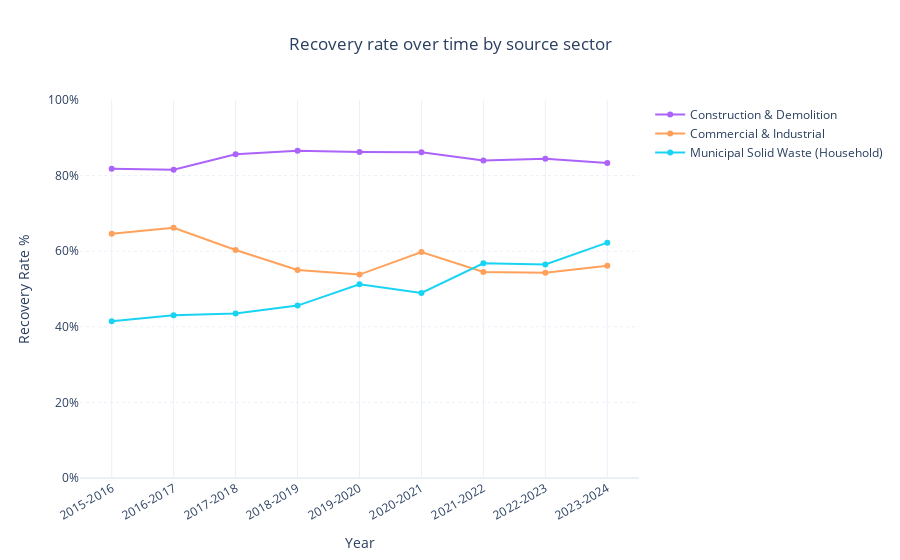

Write notebook code for a chart like this one.
### Markdown cell above
C&D (Construction & Demolition) consistently achieves the highest recovery rates, staying above 80% across the years.  
C&I (Commercial & Industrial) shows more fluctuation, with recovery levels moving between 55–65%.  
MSW (Municipal Solid Waste) lags behind at 40–55%, highlighting that household recycling behaviour is the key area for improvement, especially relevant for new migrants learning local waste practices.

### Code cell
# --- 1) Load & prepare ---
df = pd.read_csv("Victoria-Waste-v2025.1_clean.csv")

# Find the processed-locally column (handles the 'Recoverd ...' typo)
proc_col = next(c for c in df.columns if "locally" in c and "Energy" in c)

# Compute Exports = International + Interstate
df["Exports"] = df["International Export"].fillna(0) + df["Interstate Export"].fillna(0)

# --- 2) Aggregate by year x source sector and compute recovery rate ---
sector = (df.groupby(["Financial Year", "Source Sector"], as_index=False)
            .agg({
                "Total Generation":"sum",
                "Disposal":"sum",
                proc_col:"sum",
                "Exports":"sum"
            }))

sector["Recovery Rate %"] = (sector[proc_col] + sector["Exports"]) / sector["Total Generation"] * 100


rename_map = {
    "CND": "Construction & Demolition",
    "CNI": "Commercial & Industrial",
    "MSW": "Municipal Solid Waste (Household)"
}
sector["Source Sector"] = sector["Source Sector"].replace(rename_map)

# Keep chronological year order
year_order = sorted(sector["Financial Year"].unique())

# --- 3) Plot: recovery rate over time by source sector ---
# High-contrast but still clean colors
palette = {
    "CND": "#1f77b4",  # blue
    "CNI": "#ff7f0e",  # orange
    "MSW": "#2ca02c"   # green
}

fig = px.line(
    sector,
    x="Financial Year",
    y="Recovery Rate %",
    color="Source Sector",
    category_orders={"Financial Year": year_order, "Source Sector": ["CND","CNI","MSW"]},
    markers=True,
    title="Recovery rate over time by source sector",
    labels={"Financial Year":"Year", "Recovery Rate %":"Recovery Rate %", "Source Sector":"Sector"},
    color_discrete_map=palette,
    template="plotly_white"
)


# Formatting
fig.update_layout(
    hovermode="x unified",
    title_x=0.5,
    yaxis=dict(range=[0, 100], ticksuffix="%", griddash="dot"),
    xaxis_tickangle=-30,
    height=600,
    legend_title_text=""
)

# Hover with 0 decimals on percentage
fig.update_traces(hovertemplate="%{x}<br>%{legendgroup}: %{y:.0f}%")

fig.show()

### Figure 1 — Plotly figure (JSON) as saved in the notebook; plotly's stock layout.template omitted (floating-point values rounded to 4 significant figures)
{"data": [{"hovertemplate": "%{x}<br>%{legendgroup}: %{y:.0f}%", "legendgroup": "Construction & Demolition", "line": {"color": "#ab63fa", "dash": "solid"}, "marker": {"symbol": "circle"}, "mode": "lines+markers", "name": "Construction & Demolition", "orientation": "v", "showlegend": true, "type": "scatter", "x": ["2015-2016", "2016-2017", "2017-2018", "2018-2019", "2019-2020", "2020-2021", "2021-2022", "2022-2023", "2023-2024"], "xaxis": "x", "y": [81.82, 81.53, 85.66, 86.58, 86.22, 86.15, 84.02, 84.48, 83.32], "yaxis": "y"}, {"hovertemplate": "%{x}<br>%{legendgroup}: %{y:.0f}%", "legendgroup": "Commercial & Industrial", "line": {"color": "#FFA15A", "dash": "solid"}, "marker": {"symbol": "circle"}, "mode": "lines+markers", "name": "Commercial & Industrial", "orientation": "v", "showlegend": true, "type": "scatter", "x": ["2015-2016", "2016-2017", "2017-2018", "2018-2019", "2019-2020", "2020-2021", "2021-2022", "2022-2023", "2023-2024"], "xaxis": "x", "y": [64.62, 66.19, 60.32, 55.04, 53.82, 59.77, 54.53, 54.3, 56.17], "yaxis": "y"}, {"hovertemplate": "%{x}<br>%{legendgroup}: %{y:.0f}%", "legendgroup": "Municipal Solid Waste (Household)", "line": {"color": "#19d3f3", "dash": "solid"}, "marker": {"symbol": "circle"}, "mode": "lines+markers", "name": "Municipal Solid Waste (Household)", "orientation": "v", "showlegend": true, "type": "scatter", "x": ["2015-2016", "2016-2017", "2017-2018", "2018-2019", "2019-2020", "2020-2021", "2021-2022", "2022-2023", "2023-2024"], "xaxis": "x", "y": [41.49, 43.06, 43.51, 45.61, 51.26, 48.95, 56.81, 56.47, 62.26], "yaxis": "y"}], "layout": {"autosize": true, "hovermode": "x unified", "legend": {"title": {"text": ""}, "tracegroupgap": 0}, "title": {"text": "Recovery rate over time by source sector", "x": 0.5}, "xaxis": {"anchor": "y", "autorange": true, "categoryarray": ["2015-2016", "2016-2017", "2017-2018", "2018-2019", "2019-2020", "2020-2021", "2021-2022", "2022-2023", "2023-2024"], "categoryorder": "array", "domain": [0, 1], "range": [-0.4955, 8.495], "tickangle": -30, "title": {"text": "Year"}, "type": "category"}, "yaxis": {"anchor": "x", "domain": [0, 1], "griddash": "dot", "range": [0, 100], "ticksuffix": "%", "title": {"text": "Recovery Rate %"}, "type": "linear"}}}
